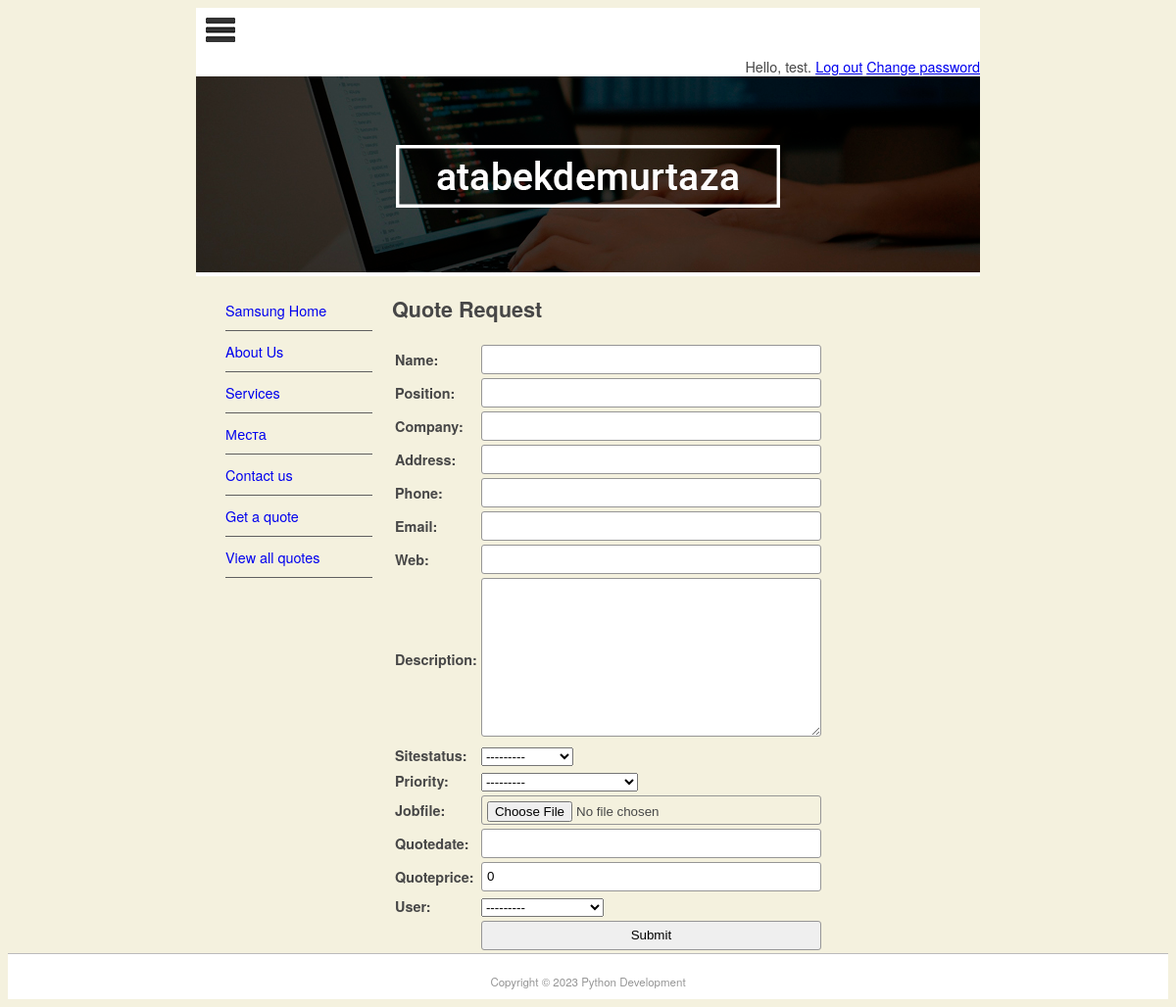
The page /quote/ (signed in) on the database its author committed.
### pages/models.py (models this page shows, shortened)
class Page(models.Model):
	title = models.CharField('Название', max_length=100)
	permalink = models.CharField('Постоянная ссылка', max_length=12, unique=True)
	update_date = models.DateTimeField('Последняя публикация', auto_now_add=True)
	body_text = fields.RichTextField('Контент', blank=True, null=True)
	class Meta:
		verbose_name_plural = 'Страницы'
		verbose_name = 'Страница'

### quotes/views.py (the view)
# urls.py: path('', quote_req, name='quote-req'),
@login_required(login_url=reverse_lazy('login'))
def quote_req(request):
	submitted = False
	if request.method == 'POST':
		form = QuoteForm(request.POST, request.FILES)
		if form.is_valid():
			quote = form.save(commit=False)
			try:
				quote.username = request.user
			except Exception:
				pass
			quote.save()
			return HttpResponseRedirect('/quote?submitted=True')
	else:
		form = QuoteForm()
		if 'submitted' in request.GET:
			submitted = True
	context = {
		'form' : form,
		'page_list' : Page.objects.all(),
		'submitted' : submitted
	}
	return render(request, 'quotes/quote.html', context)

### quotes/forms.py
class QuoteForm(ModelForm):
	required_css_class = 'required'
	class Meta:
		model = Quote
		fields = ('__all__')

### quotes/templates/quotes/quote.html (shortened to what this page needs)
{% extends 'base.html' %}
{% block content %}
	<h1>Quote Request</h1>
	{% if submitted %}
		<p class="submitted">
			Your quote was sumitted successfully. Thank you
		</p>
	{% else %}
		<form action="" enctype="multipart/form-data" method="post" novalidate>
			<table>
				{{ form.as_table }}
				<tr>
					<td>&nbsp;</td>
					<td>
						<input type="submit" value="Submit">
					</td>
				</tr>
			</table>
		</form>
	{% endif %}
{% endblock %}

### templates/header.html
{% load static %}
<div id="wrapper">
	<header id="header">
		<div id="logo">
			<img src="{% static 'logo.jpg' %}" alt="logo">
		</div>
        <span style="float: right">
            {% if user.is_authenticated %}
                Hello, {{ user.username }}.
                <a href="{% url 'logout' %}?next=/">Log out</a>
                <a href="{% url 'password_change' %}?next=/">Change password</a>
            {% else %}
                Not logged in.
                <a href="{% url 'login' %}?next=/">Log in</a>
            {% endif %}
        </span>
		<div id="topbanner">
			<img src="{% static 'atabekdemurtaza.jpg' %}" width="800" height="200" alt="top_banner">
		</div>
		<aside id="leftsidebar">
			<nav id="nav">
				<ul>
					{% block sidenav %}
						{% for page in page_list %}
							<li>
								<a href="{{ page.permalink }}">
									{{ page.title }}
								</a>
							</li>
						{% endfor %}
					{% endblock sidenav %}
					<li>
						<a href="/contact">
							Contact us
						</a>
					</li>
					<li>
						<a href="/quote/">
							Get a quote
						</a>
					</li>
                    <li>
						<a href="/quote/show">
							View all quotes
						</a>
					</li>
				</ul>
			</nav>
		</aside>
	</header>
</div>

### static/base.css (style rules this page uses)
#header { border-style: none; width: 800px; height: auto; }
#wrapper { margin-top: 0px; background-color: #FFFFFF; width: 800px; margin-left: auto; margin-right: auto; }
body { background-color: #f4f1de; font-size: 0.9em; text-align: justify; color: #474747; font-family: Gotham, "Helvetica Neue", Helvetica, Arial, sans-serif; }
#nav li { padding-top: 10px; padding-bottom: 10px; font-size: 1em; list-style-type: none; border-bottom: thin solid #5f5f5f; color: #4c4c4c; left: 0px; list-style-position: inside; margin-left: -10px; }
#nav li a { text-decoration: none; }
#leftsidebar { width: 180px; height: 350px; float: left; }
#logo { padding: 10px; }
input, textarea { width: 100%; padding: 5px !important; border-radius: 3px; border-style: solid; border-width: 1px; border-color: rgb(150, 150, 150); -webkit-box-sizing: border-box; -moz--box-sizing: border-box; }
input { height: 30px; }

### rows shown on the page
Page: title "Samsung Home"
Page: title "About Us"
Page: title "Services"
Page: title "Места"

### other values the page prints
{{ user.username }} "test"
